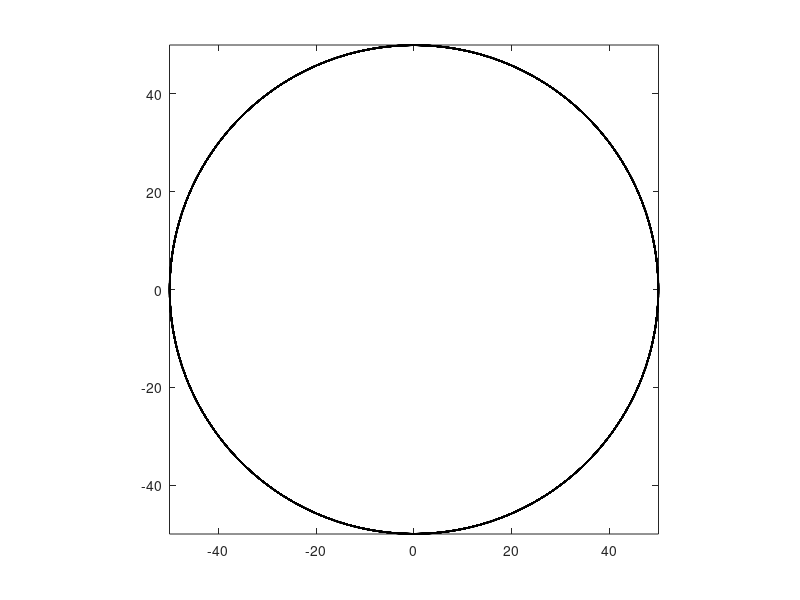

Write MATLAB code to recreate this figure. (Note: this script raises an error after producing the figure.)
%%%%%%%%%%%%%%%%%%%%%%%%%%%%%%%%%%%%%%%%%%%%%%%%%%%%%%%%%%%%%%
%% coalescence processes of adlayer hBN islands
%% reaction-diffusion equation
%% Wanzhen He, Feb, 2021, Tsinghua Univerisity
%%%%%%%%%%%%%%%%%%%%%%%%%%%%%%%%%%%%%%%%%%%%%%%%%%%%%%%%%%%%%%

clear;
clc;
format long;

%% geometry
R = 50; % size of box
num = 500; % number of initial points
addn = 5;
is = 0.1; % initial size of graphene island
isd = 1; % initial size of DLA nucleation
D = 6; % diffusion constant
T = 1;
dt = 0.001;

kbt = 8.617333262e-5*1000; % eV, T = 1000 K
cA  = 0.0862; % coefficient before size, so initial chance: 0.3679, 10 size chance: 0.9048
nt = T/dt;
dl = sqrt(2*D*dt);

%% IC
% boundary
theta = 0:0.1:360;
circle1 = R.*cos(theta);
circle2 = R.*sin(theta);
Fig = figure(1);
gifname = 'evolution.gif';
plot(circle1,circle2,'-k','LineWidth',1.0)
axis([-R R -R R])
daspect([1 1 1]); % axis equal

% add points
r = R.*sqrt(rand(1,num));
seta = 2*pi.*rand(1,num);
x = r.*cos(seta);
y = r.*sin(seta);
for i = 1:num
    hold on
    plottriangle(x(i),y(i),is)
end
xlabel('{\it x}')
ylabel('{\it y}')
set(gca,'FontSize',20);
drawnow
frame = getframe(Fig);
im = frame2im(frame);
[imind,cm] = rgb2ind(im,256);
imwrite(imind,cm,gifname,'gif','WriteMode','overwrite', 'Loopcount',inf);

% ceate nodes and list
my_list = list();
for i = 1:num
    n(i) = node(is,x(i),y(i),0); % initial dla = 0
    my_list.insertbeforehead(n(i));
end
% DLA nucleation
n(num+1)=node(isd,0,0,1);
my_list.insertbeforehead(n(num+1));
% my_list.backdisplay();


%% evolution
for i = 1:nt
    ptemp1 = my_list.head;
    % add point
    r = R.*sqrt(rand(1,addn));
    seta = 2*pi.*rand(1,addn);
    x = r.*cos(seta);
    y = r.*sin(seta);
    for ini = 1:addn
        index = num+ini+(i-1)*addn;
        n(index) = node(is,x(ini),y(ini),0);
        my_list.insertbeforehead(n(index));
    end
%     my_list.size
    while ( ~isempty(ptemp1) && strcmp(class(ptemp1),'node') )
        ptemp2 = ptemp1.Next;
        while ( ~isempty(ptemp2) && strcmp(class(ptemp2),'node') )
            point1 = [ptemp1.Cx,ptemp1.Cy];
            point2 = [ptemp2.Cx,ptemp2.Cy];
            dl1 = sqrt(2*D*exp(-ptemp1.Num/is/5)*dt);
            dl2 = sqrt(2*D*exp(-ptemp2.Num/is/5)*dt);
            if( norm(point1-point2) < (dl1+dl2)*i ) % (dl1+dl2)*i
                % DLA attachment
                if (ptemp1.DLA == 1 || ptemp2.DLA == 1)
                    ptemp1.DLA = 1;
                    ptemp2.DLA = 1;
                    dl1 = 0;
                    dl2 = 0;
                else
                    % chance to coalescence
                    if ( ptemp2.Num > ptemp1.Num )
                        probability = exp(-cA*ptemp2.Num/kbt);
                        if ( rand(1) < probability )
                            % node1 + node2 = node1
                            ptemp1.Num = ptemp2.Num + ptemp1.Num;
                            ptemp1.Cx  = ptemp1.Cx+(ptemp2.Cx-ptemp1.Cx)*dl1/(dl1+dl2);
                            ptemp1.Cy  = ptemp1.Cy+(ptemp2.Cy-ptemp1.Cy)*dl1/(dl1+dl2);
                            % delete node ptemp2
                            if ~isempty(ptemp2.Prev) 
                                ptemp2.Prev.Next=ptemp2.Next;
                                ptemp2.Next.Prev=ptemp2.Prev;
                                my_list.size=my_list.size-1;
                            else
                                my_list.head=ptemp2.Next;
                                my_list.head.Prev=[];
                                my_list.size=my_list.size-1;
                            end
                            ptemp2=ptemp2.Next;
                        else
                            ptemp2=ptemp2.Next;
                            ptemp1.Cx=ptemp1.Cx+dl1*cos(2*pi.*rand(1));
                            ptemp1.Cy=ptemp1.Cy+dl1*sin(2*pi.*rand(1));
                        end
                    else
                        probability = exp(-cA*ptemp1.Num/kbt);
                        if ( rand(1) < probability )
                            % node1 + node2 = node1
                            ptemp1.Num = ptemp2.Num + ptemp1.Num; % may add diffusion
                            ptemp1.Cx  = ptemp1.Cx+(ptemp2.Cx-ptemp1.Cx)*dl1/(dl1+dl2);
                            ptemp1.Cy  = ptemp1.Cy+(ptemp2.Cy-ptemp1.Cy)*dl1/(dl1+dl2);
                            % delete node ptemp2
                            if ~isempty(ptemp2.Prev) 
                                ptemp2.Prev.Next=ptemp2.Next;
                                ptemp2.Next.Prev=ptemp2.Prev;
                                my_list.size=my_list.size-1;
                            else
                                my_list.head=ptemp2.Next;
                                my_list.head.Prev=[];
                                my_list.size=my_list.size-1;
                            end
                            ptemp2=ptemp2.Next;
                        else
                            ptemp2=ptemp2.Next;
                            ptemp1.Cx=ptemp1.Cx+dl1*cos(2*pi.*rand(1));
                            ptemp1.Cy=ptemp1.Cy+dl1*sin(2*pi.*rand(1));
                        end
                    end
                end
            else
                ptemp2=ptemp2.Next;
                if (ptemp1.DLA == 0)
                    ptemp1.Cx=ptemp1.Cx+dl1*cos(2*pi.*rand(1));
                    ptemp1.Cy=ptemp1.Cy+dl1*sin(2*pi.*rand(1));
                end
            end
        end
        ptemp1 = ptemp1.Next;
    end
    % save data and plot movie
    if (mod(i,10) == 0)
        filename = strcat('mylist',num2str(i),'.dat');
        save(filename,'my_list')
        hold off
        plot(circle1,circle2,'-k','LineWidth',1.0)
        axis([-R R -R R])
        daspect([1 1 1]);
        ptemp=my_list.head;
        test = 0;
        while (test < my_list.size)
            hold on
            plottriangle(ptemp.Cx,ptemp.Cy,ptemp.Num)
            ptemp=ptemp.Next;
            test = test +1;
        end
        xlabel('{\it x}')
        ylabel('{\it y}')
        set(gca,'FontSize',20);
        filename = strcat('time-',num2str(i));
        saveas(gcf,filename,'eps')
        drawnow
        frame = getframe(Fig);
        im = frame2im(frame);
        [imind,cm] = rgb2ind(im,256);
        imwrite(imind,cm,gifname,'gif','WriteMode','append','DelayTime',0.1);
    end
end